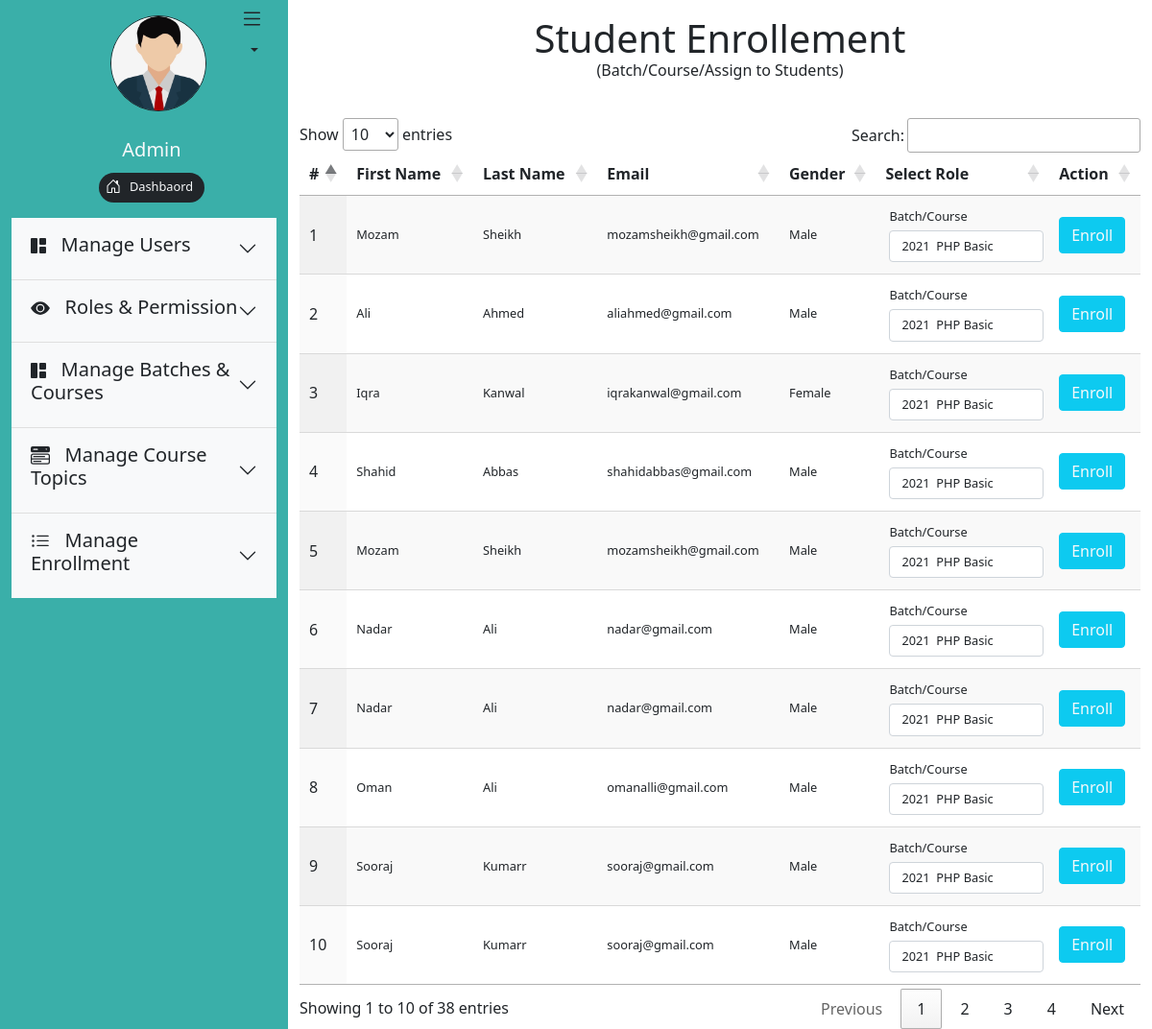
Screenshot of /admin/student_enrollment.php with the database file from the repository.
### tables this page shows
CREATE TABLE `user_role` (
  `user_role_id` int(11) NOT NULL AUTO_INCREMENT,
  `user_id` int(11) DEFAULT NULL,
  `role_id` int(11) DEFAULT NULL,
  `status_id` int(11) DEFAULT NULL,
  `created_at` datetime DEFAULT NULL,
  `updated_at` datetime DEFAULT NULL,
  PRIMARY KEY (`user_role_id`),
  KEY `user_id` (`user_id`),
  KEY `role_id` (`role_id`),
  CONSTRAINT `user_role_ibfk_1` FOREIGN KEY (`user_id`) REFERENCES `users` (`user_id`) ON DELETE CASCADE ON UPDATE CASCADE,
  CONSTRAINT `user_role_ibfk_2` FOREIGN KEY (`role_id`) REFERENCES `roles` (`role_id`) ON DELETE CASCADE ON UPDATE CASCADE
);

CREATE TABLE `users` (
  `user_id` int(11) NOT NULL AUTO_INCREMENT,
  `approved_by` int(11) DEFAULT NULL,
  `status_id` int(11) DEFAULT NULL,
  `first_name` varchar(100) DEFAULT NULL,
  `last_name` varchar(100) DEFAULT NULL,
  `email` varchar(100) DEFAULT NULL,
  `password` text DEFAULT NULL,
  `gender` enum('Male','Female') DEFAULT NULL,
  `date_of_birth` date DEFAULT NULL,
  `image` blob DEFAULT NULL,
  `home_town` text DEFAULT NULL,
  `is_approve` enum('Pending','Approved','Rejected') DEFAULT 'Pending',
  `created_at` datetime DEFAULT NULL,
  `updated_at` datetime DEFAULT NULL,
  PRIMARY KEY (`user_id`),
  UNIQUE KEY `email` (`email`),
  KEY `approved_by` (`approved_by`),
  CONSTRAINT `users_ibfk_1` FOREIGN KEY (`approved_by`) REFERENCES `user_role` (`user_role_id`) ON DELETE CASCADE ON UPDATE CASCADE
);

### admin/student_enrollment.php (the view, shortened to what this page needs)
<?php
require_once("require/header.php");
require_once("../require/database_connection.php");
?>
<div class="col-sm-9">
<h1 class="display-6 p-3 text-center">Student Enrollement<p class="fs-6">(Batch/Course/Assign to Students)</p></h1>
<table id="example" class="display">
    <thead>
        <tr>
            <th>#</th>
            <th>First Name</th>
            <th>Last Name</th>
            <th>Email</th>
            <th>Gender</th>
            <th>Select Role</th>
            <th>Action</th>
        </tr>
    </thead>
    <tbody>
        <?php $count = 1 ?>
        <?php  $query=" SELECT * FROM users u JOIN  user_role
                            USING(user_id) JOIN roles USING(role_id)
                            WHERE u.user_id IN
                            ( SELECT u.user_id FROM users u
                            INNER JOIN user_role ur ON u.user_id = ur.user_id
                            INNER JOIN roles r ON r.role_id = ur.role_id
                            AND ur.`role_id`= 1 AND ur.`status_id` = 1 )
                            AND u.is_approve = 'approved' AND u.status_id = '1' ";
            $result = mysqli_query($connection, $query);
            while($data = mysqli_fetch_assoc($result)){
        ?>
        <tr>
            <td><?php echo $count++; ?></td>
            <td style="font-size:0.8em;"><?php echo $data['first_name']?></td>
            <td style="font-size:0.8em;"><?php echo $data['last_name']?></td>
            <td style="font-size:0.8em;"><?php echo $data['email']?></td>
            <td style="font-size:0.8em;"><?php echo $data['gender']?></td>
        <?php
            $query="SELECT *FROM batches
                    JOIN batch_course USING(batch_id)
                    JOIN `courses` USING(course_id)
                    WHERE batch_course.status_id = 3 ";
            $result2 = mysqli_query($connection, $query);
        ?>
            <form method="POST" action="student_enrollment.php">
            <td>
                <span class="text-center mx-1"  style="font-size:0.8em;">Batch/Course</span>
                <select class="form-control m-1" name="batch_course_id" style="font-size:0.8em;">
                <?php
                while($fetch = mysqli_fetch_assoc($result2)) {
                    ?>
                        <option value="<?php echo $fetch['batch_course_id']?>">
                            <?php echo $fetch['batch_title']."&nbsp;&nbsp;".$fetch['course_title'] ?>
                        </option>
                    <?php
                    }
                ?>
                </select>
            </td>
            <td>
                <button class="btn btn-info text-light" type="submit" name="enroll_batch_course">Enroll</button><br/>
            </td>
        </tr>
<?php } ?>
    </tbody>
</table>
</body>
</html>
<?php require_once("require/footer.php"); ?>

### rows the page displays
user_role: user.first_name "Mozam", user.last_name "Sheikh", user.email "mozamsheikh@gmail.com", user.gender "Male"
user_role: user.first_name "Ali", user.last_name "Ahmed", user.email "aliahmed@gmail.com", user.gender "Male"
user_role: user.first_name "Iqra", user.last_name "Kanwal", user.email "iqrakanwal@gmail.com", user.gender "Female"
user_role: user.first_name "Shahid", user.last_name "Abbas", user.email "shahidabbas@gmail.com", user.gender "Male"
user_role: user.first_name "Mozam", user.last_name "Sheikh", user.email "mozamsheikh@gmail.com", user.gender "Male"
user_role: user.first_name "Nadar", user.last_name "Ali", user.email "nadar@gmail.com", user.gender "Male"
user_role: user.first_name "Nadar", user.last_name "Ali", user.email "nadar@gmail.com", user.gender "Male"
user_role: user.first_name "Oman", user.last_name "Ali", user.email "omanalli@gmail.com", user.gender "Male"
user_role: user.first_name "Sooraj", user.last_name "Kumarr", user.email "sooraj@gmail.com", user.gender "Male"
user_role: user.first_name "Sooraj", user.last_name "Kumarr", user.email "sooraj@gmail.com", user.gender "Male"

### other values shown
form field batch_course_id "2021 PHP Basic"
